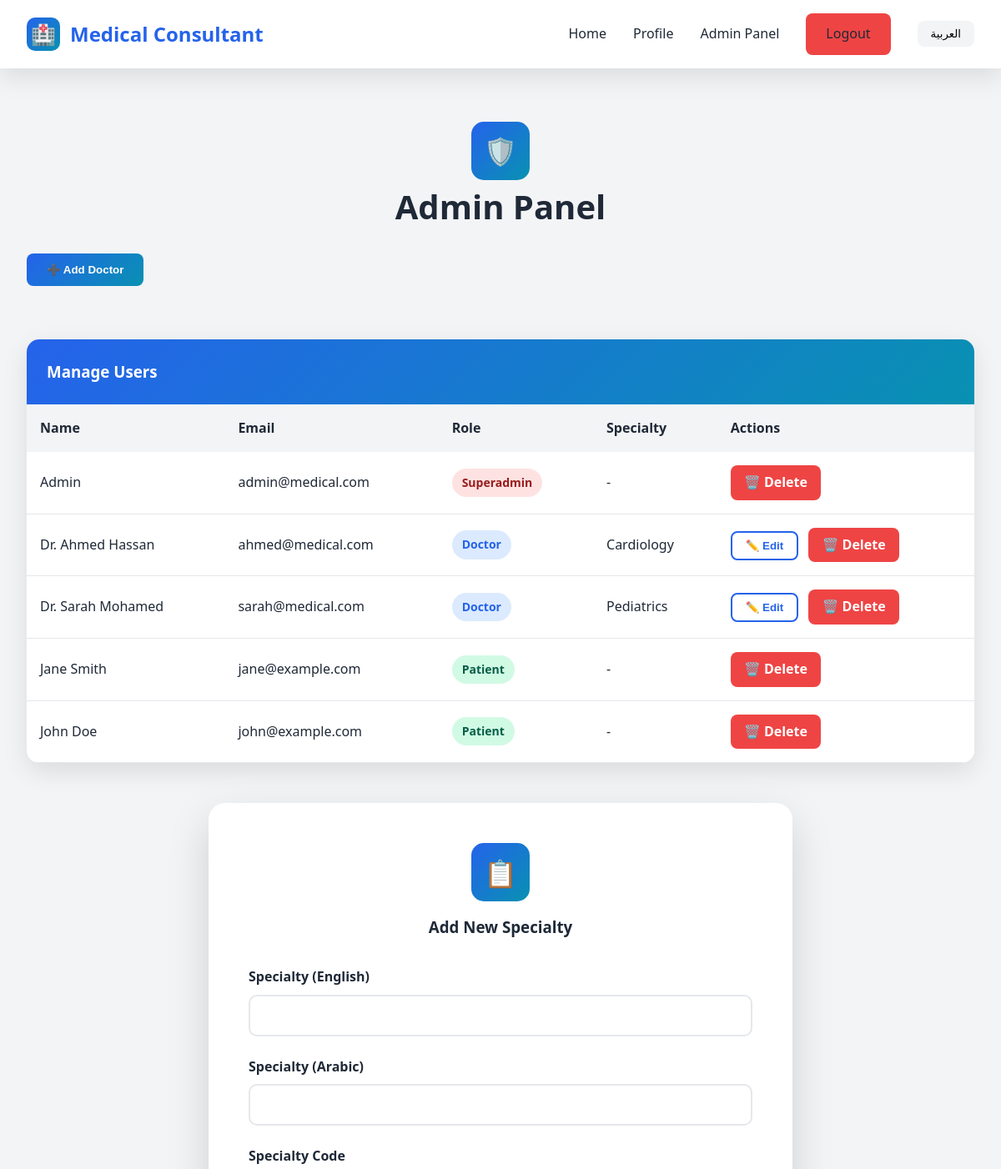
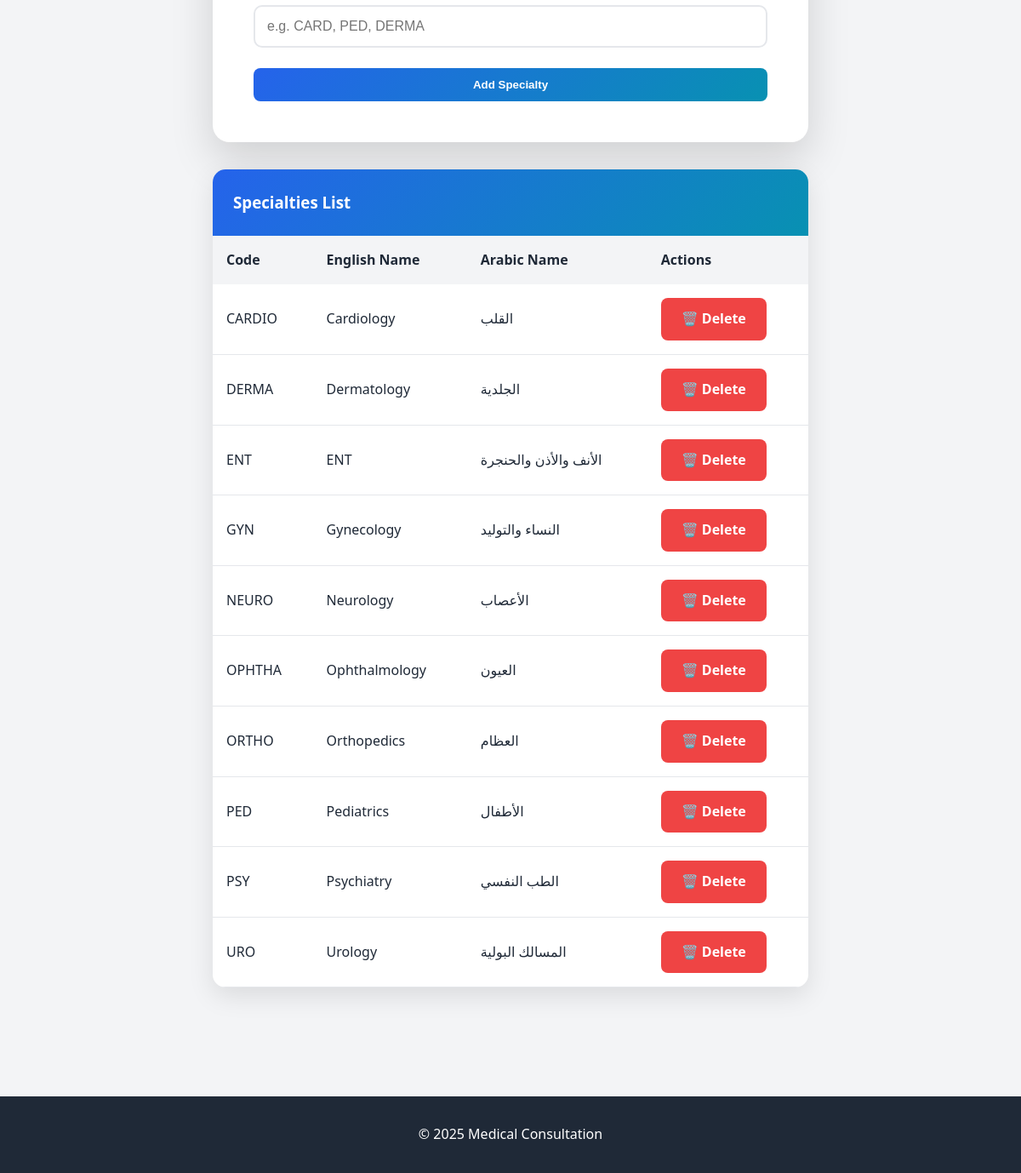
Page /admin_panel.php?lang=en (signed in) on the committed database (2 pictures, top to bottom).
### tables this page shows
CREATE TABLE users (
    id INT PRIMARY KEY AUTO_INCREMENT,
    name VARCHAR(100) NOT NULL,
    email VARCHAR(100) UNIQUE NOT NULL,
    password VARCHAR(255) NOT NULL,
    role ENUM('patient', 'doctor', 'superadmin') DEFAULT 'patient',
    specialty_id INT NULL,   
    created_at TIMESTAMP DEFAULT CURRENT_TIMESTAMP,
    updated_at TIMESTAMP DEFAULT CURRENT_TIMESTAMP ON UPDATE CURRENT_TIMESTAMP,
    CONSTRAINT fk_users_specialty
        FOREIGN KEY (specialty_id) REFERENCES specialties(id)
        ON DELETE SET NULL
        ON UPDATE CASCADE
);

CREATE TABLE specialties (
    id INT PRIMARY KEY AUTO_INCREMENT,
    code VARCHAR(50) UNIQUE NOT NULL,
    name_en VARCHAR(100) NOT NULL,
    name_ar VARCHAR(100) NOT NULL,
    created_at TIMESTAMP DEFAULT CURRENT_TIMESTAMP,
    updated_at TIMESTAMP DEFAULT CURRENT_TIMESTAMP ON UPDATE CURRENT_TIMESTAMP
);

### admin_panel.php (the view, shortened to what this page needs)
<?php
require_once 'config.php';
$lang = isset($_GET['lang']) ? $_GET['lang'] : (isset($_SESSION['lang']) ? $_SESSION['lang'] : 'en');
$specialties = [];
$specialty_query = "SELECT id, name_en, name_ar, code FROM specialties ORDER BY name_en";
if ($spec_stmt = mysqli_prepare($conn, $specialty_query)) {
    mysqli_stmt_execute($spec_stmt);
    $spec_result = mysqli_stmt_get_result($spec_stmt);
    if ($spec_result && mysqli_num_rows($spec_result) > 0) {
        while ($row = mysqli_fetch_assoc($spec_result)) {
            $specialties[] = $row;
        }
    }
}
$users_query = "SELECT u.*, s.name_en, s.name_ar
                FROM users u
                LEFT JOIN specialties s ON u.specialty_id = s.id
                ORDER BY
                CASE u.role
                    WHEN 'superadmin' THEN 1
                    WHEN 'doctor' THEN 2
                    WHEN 'patient' THEN 3
                END, u.name";
$users_result = mysqli_query($conn, $users_query);
?>
<!DOCTYPE html>
<html lang="<?php echo $lang; ?>">
<head>
    <link rel="stylesheet" href="style.css">
</head>
<body class="<?php echo $lang === 'ar' ? 'rtl' : ''; ?>">
    <?php include 'navbar.php'; ?>
    <div class="container">
        <div class="text-center mb-3">
            <div class="form-icon" style="margin: 0 auto;">🛡️</div>
            <h2 class="section-title"><?php echo $lang === 'en' ? 'Admin Panel' : 'لوحة الإدارة'; ?></h2>
        </div>
        <button onclick="document.getElementById('addDoctorModal').style.display='block'" class="btn btn-primary"
            style="margin-bottom: 2rem;">
            ➕ <?php echo $lang === 'en' ? 'Add Doctor' : 'إضافة طبيب'; ?>
        </button>
        <div class="table-container">
            <div class="table-header">
                <h3><?php echo $lang === 'en' ? 'Manage Users' : 'إدارة المستخدمين'; ?></h3>
            </div>
            <table class="table">
                <thead>
                    <tr>
                        <th><?php echo $lang === 'en' ? 'Name' : 'الاسم'; ?></th>
                        <th><?php echo $lang === 'en' ? 'Email' : 'البريد الإلكتروني'; ?></th>
                        <th><?php echo $lang === 'en' ? 'Role' : 'الدور'; ?></th>
                        <th><?php echo $lang === 'en' ? 'Specialty' : 'التخصص'; ?></th>
                        <th><?php echo $lang === 'en' ? 'Actions' : 'الإجراءات'; ?></th>
                    </tr>
                </thead>
                <tbody>
                    <?php while ($user = mysqli_fetch_assoc($users_result)): ?>
                        <tr>
                            <td data-label="<?php echo $lang === 'en' ? 'Name' : 'الاسم'; ?>">
                                <?php echo htmlspecialchars($user['name']); ?>
                            </td>
                            <td data-label="<?php echo $lang === 'en' ? 'Email' : 'البريد الإلكتروني'; ?>">
                                <?php echo htmlspecialchars($user['email']); ?>
                            </td>
                            <td data-label="<?php echo $lang === 'en' ? 'Role' : 'الدور'; ?>">
                                <span class="badge <?php
                                echo $user['role'] === 'superadmin' ? 'badge-danger' :
                                    ($user['role'] === 'doctor' ? 'badge-primary' : 'badge-success');
                                ?>">
                                    <?php echo ucfirst($user['role']); ?>
                                </span>
                            </td>
                            <td data-label="<?php echo $lang === 'en' ? 'Specialty' : 'التخصص'; ?>">
                                <?php
                                if ($user['role'] === 'doctor' && $user['specialty_id']) {
                                    echo $lang === 'ar'
                                        ? htmlspecialchars($user['name_ar'])
                                        : htmlspecialchars($user['name_en']);
                                } else {
                                    echo '-';
                                }
                                ?>
                            </td>
                            <td data-label="<?php echo $lang === 'en' ? 'Actions' : 'الإجراءات'; ?>">
                                <?php if ($user['role'] === 'doctor'): ?>
                                    <button onclick='openEditModal(<?php echo json_encode([
                                        "id" => $user["id"],
                                        "name" => $user["name"],
                                        "email" => $user["email"],
                                        "specialty_id" => $user["specialty_id"],
                                    ]); ?>)' class="btn btn-outline"
                                        style="padding: 0.5rem 1rem; margin-right: 0.5rem;">
                                        ✏️ <?php echo $lang === 'en' ? 'Edit' : 'تعديل'; ?>
                                    </button>
                                <?php endif; ?>
                                <a href="admin_panel.php?delete=<?php echo $user['id']; ?>&lang=<?php echo $lang; ?>"
                                    class="btn btn-danger" style="padding: 0.5rem 1rem;"
                                    onclick="return confirmDelete('<?php echo $lang === 'en' ? 'Delete this user?' : 'حذف هذا المستخدم؟'; ?>');">
                                    🗑️ <?php echo $lang === 'en' ? 'Delete' : 'حذف'; ?>
                                </a>
                            </td>
                        </tr>
                    <?php endwhile; ?>
                </tbody>
            </table>
        </div>
        <div style="margin-top: 3rem;">
            <div class="form-container" style="max-width: 700px; margin: 0 auto 2rem;">
                <div class="form-header">
                    <div class="form-icon">📋</div>
                    <h3><?php echo $lang === 'en' ? 'Add New Specialty' : 'إضافة تخصص جديد'; ?></h3>
                </div>
                <form method="POST" action="admin_panel.php?lang=<?php echo $lang; ?>">
                    <div class="form-group">
                        <label for="name_en">
                            <?php echo $lang === 'en' ? 'Specialty (English)' : 'اسم التخصص بالإنجليزية'; ?>
                        </label>
                        <input type="text" id="name_en" name="name_en" class="form-control" required>
                    </div>
                    <div class="form-group">
                        <label for="name_ar">
                            <?php echo $lang === 'en' ? 'Specialty (Arabic)' : 'اسم التخصص بالعربية'; ?>
                        </label>
                        <input type="text" id="name_ar" name="name_ar" class="form-control" required>
                    </div>
                    <div class="form-group">
                        <label for="code">
                            <?php echo $lang === 'en' ? 'Specialty Code' : 'كود التخصص'; ?>
                        </label>
                        <input type="text" id="code" name="code" class="form-control" required
                            placeholder="<?php echo $lang === 'en' ? 'e.g. CARD, PED, DERMA' : 'مثال: CARD, PED, DERMA'; ?>">
                    </div>
                    <button type="submit" class="btn btn-primary" style="width: 100%;">
                        <?php echo $lang === 'en' ? 'Add Specialty' : 'إضافة تخصص'; ?>
                    </button>
                </form>
            </div>
            <div class="table-container" style="max-width: 700px; margin: 0 auto;">
                <div class="table-header">
                    <h3><?php echo $lang === 'en' ? 'Specialties List' : 'قائمة التخصصات'; ?></h3>
                </div>
                <table class="table">
                    <thead>
                        <tr>
                            <th><?php echo $lang === 'en' ? 'Code' : 'الكود'; ?></th>
                            <th><?php echo $lang === 'en' ? 'English Name' : 'الاسم بالإنجليزية'; ?></th>
                            <th><?php echo $lang === 'en' ? 'Arabic Name' : 'الاسم بالعربية'; ?></th>
                            <th><?php echo $lang === 'en' ? 'Actions' : 'الإجراءات'; ?></th>
                        </tr>
                    </thead>
                    <tbody>
                        <?php if (!empty($specialties)): ?>
                            <?php foreach ($specialties as $spec): ?>
                                <tr>
                                    <td data-label="<?php echo $lang === 'en' ? 'Code' : 'الكود'; ?>">
                                        <?php echo htmlspecialchars($spec['code']); ?>
                                    </td>
                                    <td data-label="<?php echo $lang === 'en' ? 'English Name' : 'الاسم بالإنجليزية'; ?>">
                                        <?php echo htmlspecialchars($spec['name_en']); ?>
                                    </td>
                                    <td data-label="<?php echo $lang === 'en' ? 'Arabic Name' : 'الاسم بالعربية'; ?>">
                                        <?php echo htmlspecialchars($spec['name_ar']); ?>
                                    </td>
                                    <td data-label="<?php echo $lang === 'en' ? 'Actions' : 'الإجراءات'; ?>">
                                        <a href="admin_panel.php?delete_specialty=<?php echo $spec['id']; ?>&lang=<?php echo $lang; ?>"
                                            class="btn btn-danger" onclick="return confirmDelete('<?php echo $lang === 'en'
                                                ? 'Delete this specialty? All doctors with this specialty will be reassigned automatically.'
                                                : 'حذف هذا التخصص؟ سيتم تحويل جميع الأطباء لهذا التخصص إلى تخصص آخر تلقائياً.'; ?>');">
                                            🗑️ <?php echo $lang === 'en' ? 'Delete' : 'حذف'; ?>
                                        </a>
                                    </td>
                                </tr>
                            <?php endforeach; ?>
                        <?php endif; ?>
                    </tbody>
                </table>
            </div>
        </div>
    </div>
    <footer class="footer">
        <p><?php echo $lang === 'en' ? '© 2025 Medical Consultation' : '© 2025 الاستشارات الطبية'; ?></p>
    </footer>
</body>
</html>

### rows in the picture
users: name "Admin", email "admin@medical.com", role "Superadmin"
users: name "Dr. Ahmed Hassan", email "ahmed@medical.com", role "Doctor", specialty.name_en "Cardiology", shows "Edit"
users: name "Dr. Sarah Mohamed", email "sarah@medical.com", role "Doctor", specialty.name_en "Pediatrics", shows "Edit"
users: name "Jane Smith", email "jane@example.com", role "Patient"
users: name "John Doe", email "john@example.com", role "Patient"
specialties: code "CARDIO", name_en "Cardiology", name_ar "القلب"
specialties: code "DERMA", name_en "Dermatology", name_ar "الجلدية"
specialties: code "ENT", name_en "ENT", name_ar "الأنف والأذن والحنجرة"
specialties: code "GYN", name_en "Gynecology", name_ar "النساء والتوليد"
specialties: code "NEURO", name_en "Neurology", name_ar "الأعصاب"
specialties: code "OPHTHA", name_en "Ophthalmology", name_ar "العيون"
specialties: code "ORTHO", name_en "Orthopedics", name_ar "العظام"
specialties: code "PED", name_en "Pediatrics", name_ar "الأطفال"
specialties: code "PSY", name_en "Psychiatry", name_ar "الطب النفسي"
specialties: code "URO", name_en "Urology", name_ar "المسالك البولية"
